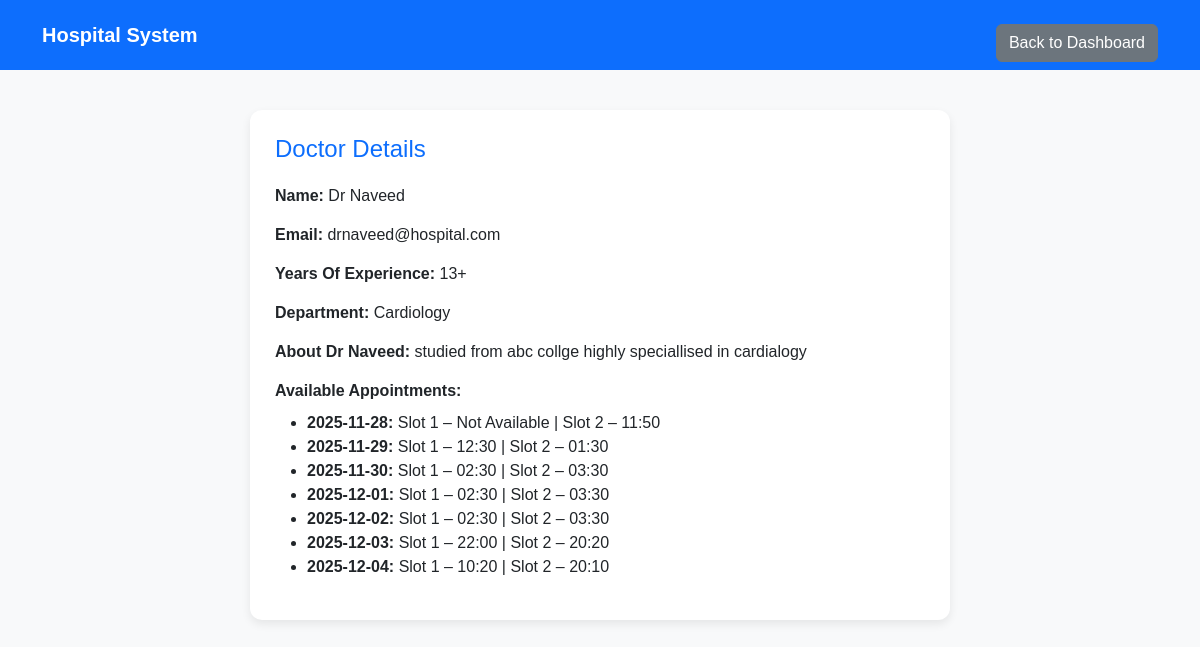
The app's page /patient/doctor/1 (signed in) with its own data.
### application/models.py (models this page shows)
class Doctor(db.Model):
    id = db.Column(db.Integer, primary_key=True)
    name = db.Column(db.String(100), nullable=False)
    email = db.Column(db.String(100), unique=True)
    phone = db.Column(db.String(20), nullable=False)
    experience = db.Column(db.Integer)
    details = db.Column(db.Text)
    available_slots = db.Column(db.Text)  # Could store JSON string for slots
    department_id = db.Column(db.Integer, db.ForeignKey('department.id'))
    department = db.relationship('Department', backref='doctors')

class Department(db.Model):
    id = db.Column(db.Integer, primary_key=True)
    name = db.Column(db.String(100), nullable=False)
    details = db.Column(db.Text)

### application/controllers.py (the view)
    @app.route('/patient/doctor/<int:doctor_id>')
    def patient_doctor_details(doctor_id):
        if session.get('role') != 'patient':
            flash("Access denied!", "danger")
            return redirect(url_for('login'))
        doctor = Doctor.query.get_or_404(doctor_id)
        slots = {}
        if doctor.available_slots:
            try:
                slots = json.loads(doctor.available_slots)
            except:
                slots = {}
        return render_template(
            'doctor_detail.html',
            doctor=doctor,
            slots=slots   # <-- REQUIRED
        )

### templates/doctor_detail.html (shortened to what this page needs)
<!DOCTYPE html>
<html lang="en">
<head>
    <link href="https://cdn.jsdelivr.net/npm/bootstrap@5.3.0/dist/css/bootstrap.min.css" rel="stylesheet">
</head>
<body>
<nav class="navbar navbar-expand-lg">
    <div class="container">
        <a class="navbar-brand" href="#">Hospital System</a>
        <div class="ms-auto">
            <a href="{% if session['role'] == 'admin' %}
                    {{ url_for('admin_dashboard') }}
                    {% else %}
                    {{ url_for('patient_dashboard') }}
                    {% endif %}"
            class="btn btn-secondary mt-3">Back to Dashboard
            </a>
        </div>
    </div>
</nav>
<div class="details-card">
    <h4>Doctor Details</h4>
    <div class="details-row">
        <span class="details-label">Name:</span> {{ doctor.name }}
    </div>
    <div class="details-row">
        <span class="details-label">Email:</span> {{ doctor.email }}
    </div>
    <div class="details-row">
        <span class="details-label">Years Of Experience:</span> {{ doctor.experience }}+
    </div>
    <div class="details-row">
        <span class="details-label">Department:</span> {{ doctor.department.name }}
    </div>
    <div class="details-row">
        <span class="details-label">About {{ doctor.name}}:</span> {{ doctor.details }}
    </div>
    <div class="details-row">
        <span class="details-label">Available Appointments:</span>
        <ul class="mt-2">
            {% for day, times in slots.items() %}
                <li>
                    <strong>{{ day }}:</strong>
                    {% if times.slot1 %}
                        Slot 1 – {{ times.slot1 }}
                    {% else %}
                        Slot 1 – Not Available
                    {% endif %}
                    |
                    {% if times.slot2 %}
                        Slot 2 – {{ times.slot2 }}
                    {% else %}
                        Slot 2 – Not Available
                    {% endif %}
                </li>
            {% endfor %}
        </ul>
    </div>
</div>
</body>
</html>

### templates/doctor_detail.html (style rules this page uses)
body { background: #f8f9fa; font-family: Arial, sans-serif; }
.navbar { background: #0d6efd; }
.navbar-brand, .nav-link, .navbar-text { color: white !important; font-weight: 600; }
.details-card { background: white; border-radius: 12px; padding: 25px; box-shadow: 0 4px 10px rgba(0,0,0,0.08); max-width: 700px; margin: 40px auto; }
h4 { color: #0d6efd; margin-bottom: 20px; }
.details-row { margin-bottom: 15px; }
.details-label { font-weight: 600; }

### records on screen
Doctor: name "Dr Naveed", email "drnaveed@hospital.com", experience "13", details "studied from abc collge highly speciallised in cardialogy"
Department: department.name "Cardiology"

### other values on screen
{{ day }} "2025-11-28" "2025-11-29" "2025-11-30" "2025-12-01" "2025-12-02" "2025-12-03" "2025-12-04"
{{ times.slot2 }} "11:50" "01:30" "03:30" "03:30" "03:30" "20:20" "20:10"
{{ times.slot1 }} "12:30" "02:30" "02:30" "02:30" "22:00" "10:20"
